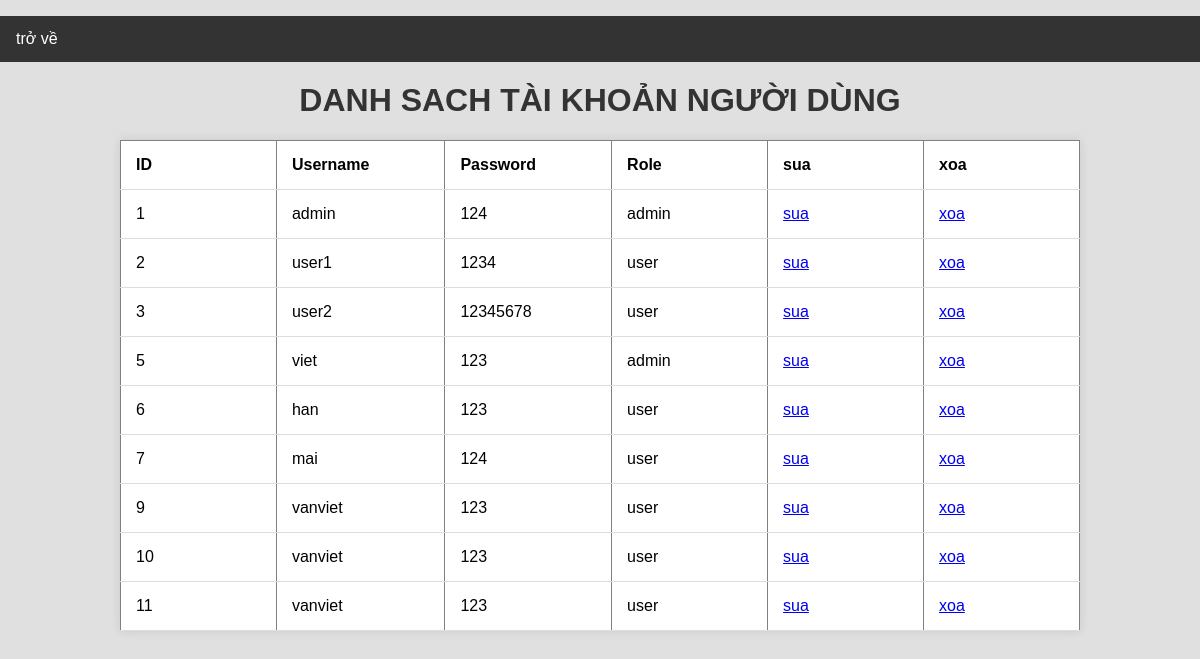
Page /select_users.php on the committed database.
### tables this page shows
CREATE TABLE `tbl_users` (
  `UserID` int(11) NOT NULL,
  `Username` varchar(255) NOT NULL,
  `Password` varchar(255) NOT NULL,
  `Role` enum('admin','user') NOT NULL
);

### select_users.php (the view, shortened to what this page needs)
<!DOCTYPE html>
<html lang="en">
<head>
</head>
<body>
    <nav>
		<ul>
			<li><a href="select.php">trở về</a></li>
		</ul>
	</nav>
    <h1 style="text-align:center;">DANH SACH TÀI KHOẢN NGƯỜI DÙNG</h1>
    <?php
        include("connect.php");
        $sql='SELECT * FROM tbl_users';
        $result=mysqli_query($conn,$sql);
        if($result)
        {
            echo"<table border='1' width='100%'>
            <tr>
                <th>ID</th>
                <th>Username</th>
                <th>Password</th>
                <th>Role</th>
                <th>sua</th>
                <th>xoa</th>
            </tr>";
            while($rows=mysqli_fetch_assoc($result))
            {
                echo"<tr>
                    <td>",$rows['UserID'],"</td>
                    <td>",$rows['Username'],"</td>
                    <td>",$rows['Password'],"</td>
                    <td>",$rows['Role'],"</td>
                    <td><a href='update_users.php?id=",$rows['UserID'],"'>sua</a></td>
                    <td><a href='delete_users.php?id=",$rows['UserID'],"'>xoa</a></td>
                </tr>";
            }
            echo "</table>";
        }
    ?>
</body>
</html>

### select_users.php (style rules this page uses)
body { font-family: 'Arial', sans-serif; margin: 0; padding: 0; background-color: #e0e0e0; }
h1 { color: #333; text-align: center; margin-top: 20px; }
table { margin: auto; border-collapse: collapse; width: 80%; box-shadow: 0 0 10px rgba(0, 0, 0, 0.1); background-color: #fff; margin-top: 20px; }
th, td { padding: 15px; text-align: left; border-bottom: 1px solid #ddd; width: 10%; }
nav ul { list-style-type: none; padding: 0; background-color: #333; overflow: hidden; }
nav li { float: left; }
nav a { display: block; color: white; text-align: center; padding: 14px 16px; text-decoration: none; }

### rows in the picture
tbl_users: UserID "1", Username "admin", Password "124", Role "admin"
tbl_users: UserID "2", Username "user1", Password "1234", Role "user"
tbl_users: UserID "3", Username "user2", Password "12345678", Role "user"
tbl_users: UserID "5", Username "viet", Password "123", Role "admin"
tbl_users: UserID "6", Username "han", Password "123", Role "user"
tbl_users: UserID "7", Username "mai", Password "124", Role "user"
tbl_users: UserID "9", Username "vanviet", Password "123", Role "user"
tbl_users: UserID "10", Username "vanviet", Password "123", Role "user"
tbl_users: UserID "11", Username "vanviet", Password "123", Role "user"
